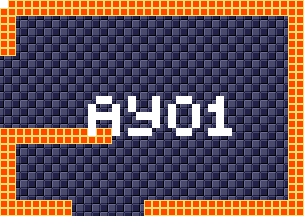

The image is a tile-based game level rendered from a .tmx file. Its description and source (layers, tilesets, objects; grid data summarised) follow:
An orthogonal 38x27 tile map with 8x8 px tiles, 4 tile layers (background, foreground, room numbers, Objects), 15 tilesets.

<map version="1.5" tiledversion="1.7.1" orientation="orthogonal" renderorder="right-down" width="38" height="27" tilewidth="8" tileheight="8" infinite="0" nextlayerid="11" nextobjectid="1">
 <tileset firstgid="1" source="tilesheets/tsKarniMata.tsx" />
 <tileset firstgid="1025" source="tilesheets/tsVoodooWasp.tsx" />
 <tileset firstgid="2049" source="tilesheets/tsBurial.tsx" />
 <tileset firstgid="3073" source="tilesheets/tsBlueTemple.tsx" />
 <tileset firstgid="4097" source="tilesheets/tsGoddess.tsx" />
 <tileset firstgid="5121" source="tilesheets/tsKonark.tsx" />
 <tileset firstgid="6145" name="sEnemies" tilewidth="8" tileheight="8" tilecount="1024" columns="32">
  <image source="../grapx/tilesheets/sObjects.bmp" trans="ff94ff" width="256" height="256" />
 </tileset>
 <tileset firstgid="7169" source="tilesheets/tsIceTemple.tsx" />
 <tileset firstgid="8193" source="tilesheets/tsLavaArea.tsx" />
 <tileset firstgid="9217" source="tilesheets/tsBossArea.tsx" />
 <tileset firstgid="10241" source="tilesheets/tsPegu.tsx" />
 <tileset firstgid="11265" source="tilesheets/sTiwanakuTemple.tsx" />
 <tileset firstgid="12289" source="tilesheets/sIndraTemple.tsx" />
 <tileset firstgid="13313" source="tilesheets/sTeleport.tsx" />
 <tileset firstgid="14337" source="tilesheets/sObjects.tsx" />
 <layer id="2" name="background" width="38" height="27">
  <data>[1026 cells, 1026 non-empty, 2 distinct tile ids]</data>
 </layer>
 <layer id="1" name="foreground" width="38" height="27">
  <data>[1026 cells, 232 non-empty, 1 distinct tile ids]</data>
 </layer>
 <layer id="7" name="room numbers" width="38" height="27">
  <data>[1026 cells, 42 non-empty, 1 distinct tile ids]</data>
 </layer>
 <layer id="10" name="Objects" width="38" height="27">
  <data>[1026 cells, 0 non-empty, 0 distinct tile ids]</data>
 </layer>
</map>
